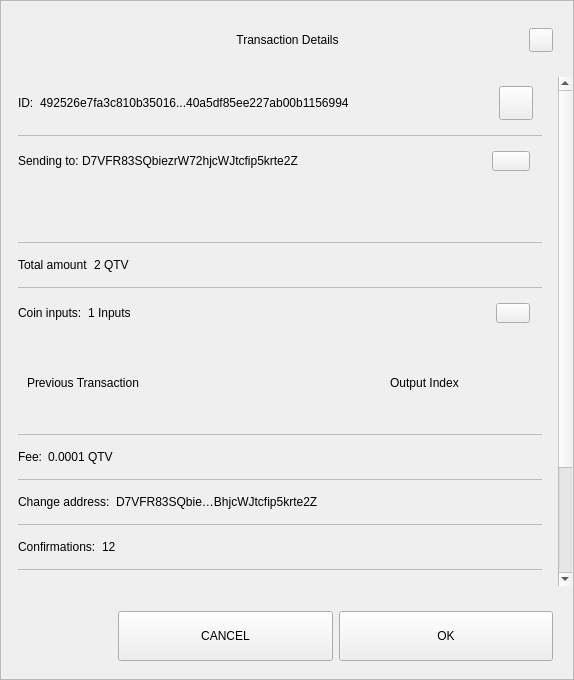
<?xml version="1.0" encoding="UTF-8"?>
<ui version="4.0">
 <class>TxDetailDialog</class>
 <widget class="QWidget" name="TxDetailDialog">
  <property name="geometry">
   <rect>
    <x>0</x>
    <y>0</y>
    <width>574</width>
    <height>680</height>
   </rect>
  </property>
  <property name="sizePolicy">
   <sizepolicy hsizetype="Preferred" vsizetype="Expanding">
    <horstretch>0</horstretch>
    <verstretch>0</verstretch>
   </sizepolicy>
  </property>
  <property name="minimumSize">
   <size>
    <width>574</width>
    <height>500</height>
   </size>
  </property>
  <property name="windowTitle">
   <string>Form</string>
  </property>
  <property name="styleSheet">
   <string notr="true"/>
  </property>
  <layout class="QVBoxLayout" name="verticalLayout_3">
   <property name="spacing">
    <number>0</number>
   </property>
   <property name="leftMargin">
    <number>0</number>
   </property>
   <property name="topMargin">
    <number>0</number>
   </property>
   <property name="rightMargin">
    <number>0</number>
   </property>
   <property name="bottomMargin">
    <number>0</number>
   </property>
   <item>
    <widget class="QFrame" name="frame">
     <property name="sizePolicy">
      <sizepolicy hsizetype="Preferred" vsizetype="Expanding">
       <horstretch>0</horstretch>
       <verstretch>0</verstretch>
      </sizepolicy>
     </property>
     <property name="styleSheet">
      <string notr="true"/>
     </property>
     <property name="frameShape">
      <enum>QFrame::StyledPanel</enum>
     </property>
     <property name="frameShadow">
      <enum>QFrame::Raised</enum>
     </property>
     <layout class="QVBoxLayout" name="verticalLayout">
      <property name="leftMargin">
       <number>0</number>
      </property>
      <property name="rightMargin">
       <number>0</number>
      </property>
      <item>
       <layout class="QHBoxLayout" name="horizontalLayout_3">
        <property name="spacing">
         <number>0</number>
        </property>
        <property name="leftMargin">
         <number>20</number>
        </property>
        <property name="topMargin">
         <number>10</number>
        </property>
        <property name="rightMargin">
         <number>20</number>
        </property>
        <item>
         <spacer name="horizontalSpacer_1">
          <property name="orientation">
           <enum>Qt::Horizontal</enum>
          </property>
          <property name="sizeHint" stdset="0">
           <size>
            <width>40</width>
            <height>20</height>
           </size>
          </property>
         </spacer>
        </item>
        <item>
         <widget class="QLabel" name="labelTitle">
          <property name="minimumSize">
           <size>
            <width>0</width>
            <height>40</height>
           </size>
          </property>
          <property name="maximumSize">
           <size>
            <width>16777215</width>
            <height>40</height>
           </size>
          </property>
          <property name="styleSheet">
           <string notr="true">padding-left:24px;</string>
          </property>
          <property name="text">
           <string>Transaction Details</string>
          </property>
          <property name="alignment">
           <set>Qt::AlignCenter</set>
          </property>
          <property name="margin">
           <number>7</number>
          </property>
         </widget>
        </item>
        <item>
         <spacer name="horizontalSpacer_2">
          <property name="orientation">
           <enum>Qt::Horizontal</enum>
          </property>
          <property name="sizeHint" stdset="0">
           <size>
            <width>40</width>
            <height>20</height>
           </size>
          </property>
         </spacer>
        </item>
        <item>
         <widget class="QPushButton" name="btnEsc">
          <property name="minimumSize">
           <size>
            <width>24</width>
            <height>24</height>
           </size>
          </property>
          <property name="maximumSize">
           <size>
            <width>24</width>
            <height>24</height>
           </size>
          </property>
          <property name="focusPolicy">
           <enum>Qt::NoFocus</enum>
          </property>
          <property name="text">
           <string/>
          </property>
         </widget>
        </item>
       </layout>
      </item>
      <item>
       <spacer name="verticalSpacer">
        <property name="orientation">
         <enum>Qt::Vertical</enum>
        </property>
        <property name="sizeType">
         <enum>QSizePolicy::Fixed</enum>
        </property>
        <property name="sizeHint" stdset="0">
         <size>
          <width>20</width>
          <height>10</height>
         </size>
        </property>
       </spacer>
      </item>
      <item>
       <widget class="QWidget" name="layoutScroll" native="true">
        <property name="minimumSize">
         <size>
          <width>0</width>
          <height>0</height>
         </size>
        </property>
        <layout class="QVBoxLayout" name="verticalLayout_4">
         <property name="leftMargin">
          <number>0</number>
         </property>
         <property name="topMargin">
          <number>0</number>
         </property>
         <property name="rightMargin">
          <number>0</number>
         </property>
         <item>
          <widget class="QScrollArea" name="scrollArea">
           <property name="styleSheet">
            <string notr="true">#scrollArea {
background:transparent;
}</string>
           </property>
           <property name="horizontalScrollBarPolicy">
            <enum>Qt::ScrollBarAlwaysOff</enum>
           </property>
           <property name="sizeAdjustPolicy">
            <enum>QAbstractScrollArea::AdjustIgnored</enum>
           </property>
           <property name="widgetResizable">
            <bool>true</bool>
           </property>
           <property name="alignment">
            <set>Qt::AlignLeading|Qt::AlignLeft|Qt::AlignTop</set>
           </property>
           <widget class="QWidget" name="scrollAreaWidgetContents">
            <property name="geometry">
             <rect>
              <x>0</x>
              <y>0</y>
              <width>556</width>
              <height>672</height>
             </rect>
            </property>
            <property name="autoFillBackground">
             <bool>false</bool>
            </property>
            <property name="styleSheet">
             <string notr="true">#scrollAreaWidgetContents {
background:transparent;
}</string>
            </property>
            <layout class="QVBoxLayout" name="verticalLayout_7">
             <property name="spacing">
              <number>0</number>
             </property>
             <property name="sizeConstraint">
              <enum>QLayout::SetDefaultConstraint</enum>
             </property>
             <property name="leftMargin">
              <number>0</number>
             </property>
             <property name="topMargin">
              <number>0</number>
             </property>
             <property name="rightMargin">
              <number>0</number>
             </property>
             <property name="bottomMargin">
              <number>0</number>
             </property>
             <item>
              <widget class="QWidget" name="content" native="true">
               <layout class="QVBoxLayout" name="verticalLayout_2">
                <property name="leftMargin">
                 <number>16</number>
                </property>
                <property name="topMargin">
                 <number>0</number>
                </property>
                <property name="rightMargin">
                 <number>16</number>
                </property>
                <item>
                 <widget class="QWidget" name="contentID" native="true">
                  <layout class="QHBoxLayout" name="horizontalLayout_12" stretch="0,1,0">
                   <property name="leftMargin">
                    <number>0</number>
                   </property>
                   <item>
                    <widget class="QLabel" name="labelId">
                     <property name="maximumSize">
                      <size>
                       <width>16777215</width>
                       <height>16777215</height>
                      </size>
                     </property>
                     <property name="text">
                      <string>ID:</string>
                     </property>
                    </widget>
                   </item>
                   <item>
                    <widget class="QLabel" name="textId">
                     <property name="text">
                      <string>492526e7fa3c810b35016...40a5df85ee227ab00b1156994</string>
                     </property>
                    </widget>
                   </item>
                   <item>
                    <widget class="QPushButton" name="pushCopy">
                     <property name="minimumSize">
                      <size>
                       <width>34</width>
                       <height>34</height>
                      </size>
                     </property>
                     <property name="maximumSize">
                      <size>
                       <width>34</width>
                       <height>34</height>
                      </size>
                     </property>
                     <property name="focusPolicy">
                      <enum>Qt::NoFocus</enum>
                     </property>
                     <property name="text">
                      <string/>
                     </property>
                     <property name="iconSize">
                      <size>
                       <width>24</width>
                       <height>24</height>
                      </size>
                     </property>
                    </widget>
                   </item>
                  </layout>
                 </widget>
                </item>
                <item>
                 <widget class="QLabel" name="labelDivider9">
                  <property name="maximumSize">
                   <size>
                    <width>16777215</width>
                    <height>1</height>
                   </size>
                  </property>
                  <property name="styleSheet">
                   <string notr="true">background-color:#bababa;</string>
                  </property>
                  <property name="text">
                   <string/>
                  </property>
                 </widget>
                </item>
                <item>
                 <widget class="QWidget" name="contentOutputs" native="true">
                  <layout class="QHBoxLayout" name="horizontalLayout_11" stretch="0,3,0">
                   <property name="spacing">
                    <number>0</number>
                   </property>
                   <property name="leftMargin">
                    <number>0</number>
                   </property>
                   <property name="rightMargin">
                    <number>12</number>
                   </property>
                   <item>
                    <widget class="QLabel" name="labelSend">
                     <property name="maximumSize">
                      <size>
                       <width>16777215</width>
                       <height>16777215</height>
                      </size>
                     </property>
                     <property name="text">
                      <string>Sending to: </string>
                     </property>
                    </widget>
                   </item>
                   <item>
                    <widget class="QLabel" name="textSend">
                     <property name="text">
                      <string>D7VFR83SQbiezrW72hjcWJtcfip5krte2Z </string>
                     </property>
                    </widget>
                   </item>
                   <item>
                    <widget class="QPushButton" name="pushOutputs">
                     <property name="minimumSize">
                      <size>
                       <width>34</width>
                       <height>20</height>
                      </size>
                     </property>
                     <property name="maximumSize">
                      <size>
                       <width>38</width>
                       <height>20</height>
                      </size>
                     </property>
                     <property name="focusPolicy">
                      <enum>Qt::NoFocus</enum>
                     </property>
                     <property name="styleSheet">
                      <string notr="true"/>
                     </property>
                     <property name="text">
                      <string/>
                     </property>
                    </widget>
                   </item>
                  </layout>
                 </widget>
                </item>
                <item>
                 <widget class="QScrollArea" name="outputsScrollArea">
                  <property name="minimumSize">
                   <size>
                    <width>0</width>
                    <height>50</height>
                   </size>
                  </property>
                  <property name="styleSheet">
                   <string notr="true">#outputsScrollArea {
background:transparent;
}</string>
                  </property>
                  <property name="widgetResizable">
                   <bool>true</bool>
                  </property>
                  <widget class="QWidget" name="container_outputs_base">
                   <property name="geometry">
                    <rect>
                     <x>0</x>
                     <y>0</y>
                     <width>522</width>
                     <height>48</height>
                    </rect>
                   </property>
                   <property name="styleSheet">
                    <string notr="true">#container_outputs_base {
background:transparent;
}</string>
                   </property>
                  </widget>
                 </widget>
                </item>
                <item>
                 <widget class="QLabel" name="labelDivider8">
                  <property name="maximumSize">
                   <size>
                    <width>16777215</width>
                    <height>1</height>
                   </size>
                  </property>
                  <property name="styleSheet">
                   <string notr="true">background-color:#bababa;</string>
                  </property>
                  <property name="text">
                   <string/>
                  </property>
                 </widget>
                </item>
                <item>
                 <widget class="QWidget" name="contentAmount" native="true">
                  <layout class="QHBoxLayout" name="horizontalLayout_4" stretch="0,1">
                   <property name="leftMargin">
                    <number>0</number>
                   </property>
                   <item>
                    <widget class="QLabel" name="labelAmount">
                     <property name="maximumSize">
                      <size>
                       <width>16777215</width>
                       <height>16777215</height>
                      </size>
                     </property>
                     <property name="text">
                      <string>Total amount</string>
                     </property>
                    </widget>
                   </item>
                   <item>
                    <widget class="QLabel" name="textAmount">
                     <property name="text">
                      <string>2 QTV</string>
                     </property>
                    </widget>
                   </item>
                  </layout>
                 </widget>
                </item>
                <item>
                 <widget class="QLabel" name="labelDivider6">
                  <property name="maximumSize">
                   <size>
                    <width>16777215</width>
                    <height>1</height>
                   </size>
                  </property>
                  <property name="styleSheet">
                   <string notr="true">background-color:#bababa;</string>
                  </property>
                  <property name="text">
                   <string/>
                  </property>
                 </widget>
                </item>
                <item>
                 <widget class="QWidget" name="contentInputs" native="true">
                  <layout class="QHBoxLayout" name="horizontalLayout" stretch="0,2,0">
                   <property name="leftMargin">
                    <number>0</number>
                   </property>
                   <property name="rightMargin">
                    <number>12</number>
                   </property>
                   <item>
                    <widget class="QLabel" name="labelInputs">
                     <property name="sizePolicy">
                      <sizepolicy hsizetype="Minimum" vsizetype="Preferred">
                       <horstretch>0</horstretch>
                       <verstretch>0</verstretch>
                      </sizepolicy>
                     </property>
                     <property name="maximumSize">
                      <size>
                       <width>16777215</width>
                       <height>16777215</height>
                      </size>
                     </property>
                     <property name="text">
                      <string>Coin inputs:</string>
                     </property>
                    </widget>
                   </item>
                   <item>
                    <widget class="QLabel" name="textInputs">
                     <property name="text">
                      <string>1 Inputs</string>
                     </property>
                    </widget>
                   </item>
                   <item>
                    <widget class="QPushButton" name="pushInputs">
                     <property name="maximumSize">
                      <size>
                       <width>34</width>
                       <height>20</height>
                      </size>
                     </property>
                     <property name="focusPolicy">
                      <enum>Qt::NoFocus</enum>
                     </property>
                     <property name="styleSheet">
                      <string notr="true"/>
                     </property>
                     <property name="text">
                      <string/>
                     </property>
                    </widget>
                   </item>
                  </layout>
                 </widget>
                </item>
                <item>
                 <widget class="QFrame" name="gridInputs">
                  <property name="sizePolicy">
                   <sizepolicy hsizetype="Preferred" vsizetype="MinimumExpanding">
                    <horstretch>0</horstretch>
                    <verstretch>0</verstretch>
                   </sizepolicy>
                  </property>
                  <property name="minimumSize">
                   <size>
                    <width>0</width>
                    <height>90</height>
                   </size>
                  </property>
                  <layout class="QGridLayout" name="gridLayoutInput" columnstretch="5,2" rowminimumheight="0">
                   <property name="sizeConstraint">
                    <enum>QLayout::SetMaximumSize</enum>
                   </property>
                   <property name="verticalSpacing">
                    <number>0</number>
                   </property>
                   <item row="0" column="0" alignment="Qt::AlignLeft">
                    <widget class="QLabel" name="labelTitlePrevTx">
                     <property name="text">
                      <string>Previous Transaction</string>
                     </property>
                    </widget>
                   </item>
                   <item row="0" column="1" alignment="Qt::AlignLeft">
                    <widget class="QLabel" name="labelOutputIndex">
                     <property name="text">
                      <string>Output Index</string>
                     </property>
                     <property name="alignment">
                      <set>Qt::AlignCenter</set>
                     </property>
                    </widget>
                   </item>
                  </layout>
                 </widget>
                </item>
                <item>
                 <widget class="QLabel" name="labelDivider1">
                  <property name="maximumSize">
                   <size>
                    <width>16777215</width>
                    <height>1</height>
                   </size>
                  </property>
                  <property name="styleSheet">
                   <string notr="true">background-color:#bababa;</string>
                  </property>
                  <property name="text">
                   <string/>
                  </property>
                 </widget>
                </item>
                <item>
                 <widget class="QWidget" name="contentFee" native="true">
                  <layout class="QHBoxLayout" name="horizontalLayout_7" stretch="0,1">
                   <property name="leftMargin">
                    <number>0</number>
                   </property>
                   <item>
                    <widget class="QLabel" name="labelFee">
                     <property name="maximumSize">
                      <size>
                       <width>16777215</width>
                       <height>16777215</height>
                      </size>
                     </property>
                     <property name="text">
                      <string>Fee:</string>
                     </property>
                    </widget>
                   </item>
                   <item>
                    <widget class="QLabel" name="textFee">
                     <property name="text">
                      <string>0.0001 QTV</string>
                     </property>
                    </widget>
                   </item>
                  </layout>
                 </widget>
                </item>
                <item>
                 <widget class="QLabel" name="labelDivider2">
                  <property name="maximumSize">
                   <size>
                    <width>16777215</width>
                    <height>1</height>
                   </size>
                  </property>
                  <property name="styleSheet">
                   <string notr="true">background-color:#bababa;</string>
                  </property>
                  <property name="text">
                   <string/>
                  </property>
                 </widget>
                </item>
                <item>
                 <widget class="QWidget" name="contentChangeAddress" native="true">
                  <layout class="QHBoxLayout" name="horizontalLayout_6" stretch="0,1">
                   <property name="leftMargin">
                    <number>0</number>
                   </property>
                   <item>
                    <widget class="QLabel" name="labelChange">
                     <property name="maximumSize">
                      <size>
                       <width>16777215</width>
                       <height>16777215</height>
                      </size>
                     </property>
                     <property name="text">
                      <string>Change address:</string>
                     </property>
                    </widget>
                   </item>
                   <item>
                    <widget class="QLabel" name="textChange">
                     <property name="text">
                      <string>D7VFR83SQbie…BhjcWJtcfip5krte2Z </string>
                     </property>
                    </widget>
                   </item>
                  </layout>
                 </widget>
                </item>
                <item>
                 <widget class="QLabel" name="labelDivider4">
                  <property name="maximumSize">
                   <size>
                    <width>16777215</width>
                    <height>1</height>
                   </size>
                  </property>
                  <property name="styleSheet">
                   <string notr="true">background-color:#bababa;</string>
                  </property>
                  <property name="text">
                   <string/>
                  </property>
                 </widget>
                </item>
                <item>
                 <widget class="QWidget" name="contentConfirmations" native="true">
                  <layout class="QHBoxLayout" name="horizontalLayout_8" stretch="0,1">
                   <property name="leftMargin">
                    <number>0</number>
                   </property>
                   <item>
                    <widget class="QLabel" name="labelConfirmations">
                     <property name="maximumSize">
                      <size>
                       <width>16777215</width>
                       <height>16777215</height>
                      </size>
                     </property>
                     <property name="text">
                      <string>Confirmations:</string>
                     </property>
                    </widget>
                   </item>
                   <item>
                    <widget class="QLabel" name="textConfirmations">
                     <property name="text">
                      <string>12</string>
                     </property>
                    </widget>
                   </item>
                  </layout>
                 </widget>
                </item>
                <item>
                 <widget class="QLabel" name="labelDivider7">
                  <property name="maximumSize">
                   <size>
                    <width>16777215</width>
                    <height>1</height>
                   </size>
                  </property>
                  <property name="styleSheet">
                   <string notr="true">background-color:#bababa;</string>
                  </property>
                  <property name="text">
                   <string/>
                  </property>
                 </widget>
                </item>
                <item>
                 <widget class="QWidget" name="contentSize" native="true">
                  <layout class="QHBoxLayout" name="horizontalLayout_9" stretch="0,1">
                   <property name="leftMargin">
                    <number>0</number>
                   </property>
                   <item>
                    <widget class="QLabel" name="labelSize">
                     <property name="maximumSize">
                      <size>
                       <width>16777215</width>
                       <height>16777215</height>
                      </size>
                     </property>
                     <property name="text">
                      <string>Size:</string>
                     </property>
                    </widget>
                   </item>
                   <item>
                    <widget class="QLabel" name="textSize">
                     <property name="text">
                      <string>2 kB</string>
                     </property>
                    </widget>
                   </item>
                  </layout>
                 </widget>
                </item>
                <item>
                 <widget class="QLabel" name="labelDivider3">
                  <property name="maximumSize">
                   <size>
                    <width>16777215</width>
                    <height>1</height>
                   </size>
                  </property>
                  <property name="styleSheet">
                   <string notr="true">background-color:#bababa;</string>
                  </property>
                  <property name="text">
                   <string/>
                  </property>
                 </widget>
                </item>
                <item>
                 <widget class="QWidget" name="contentDate" native="true">
                  <layout class="QHBoxLayout" name="horizontalLayout_5" stretch="0,1">
                   <property name="leftMargin">
                    <number>0</number>
                   </property>
                   <item>
                    <widget class="QLabel" name="labelDate">
                     <property name="maximumSize">
                      <size>
                       <width>16777215</width>
                       <height>16777215</height>
                      </size>
                     </property>
                     <property name="text">
                      <string>Date:</string>
                     </property>
                    </widget>
                   </item>
                   <item>
                    <widget class="QLabel" name="textDate">
                     <property name="text">
                      <string>May 25, 2017</string>
                     </property>
                    </widget>
                   </item>
                  </layout>
                 </widget>
                </item>
                <item>
                 <widget class="QLabel" name="labelDivider5">
                  <property name="maximumSize">
                   <size>
                    <width>16777215</width>
                    <height>1</height>
                   </size>
                  </property>
                  <property name="styleSheet">
                   <string notr="true">background-color:#bababa;</string>
                  </property>
                  <property name="text">
                   <string/>
                  </property>
                 </widget>
                </item>
                <item>
                 <widget class="QWidget" name="contentStatus" native="true">
                  <layout class="QHBoxLayout" name="horizontalLayout_10" stretch="0,1">
                   <property name="leftMargin">
                    <number>0</number>
                   </property>
                   <item>
                    <widget class="QLabel" name="labelStatus">
                     <property name="maximumSize">
                      <size>
                       <width>16777215</width>
                       <height>16777215</height>
                      </size>
                     </property>
                     <property name="text">
                      <string>Status:</string>
                     </property>
                    </widget>
                   </item>
                   <item>
                    <widget class="QLabel" name="textStatus">
                     <property name="text">
                      <string>Spendable</string>
                     </property>
                    </widget>
                   </item>
                  </layout>
                 </widget>
                </item>
                <item>
                 <spacer name="verticalSpacer_2">
                  <property name="orientation">
                   <enum>Qt::Vertical</enum>
                  </property>
                  <property name="sizeType">
                   <enum>QSizePolicy::Expanding</enum>
                  </property>
                  <property name="sizeHint" stdset="0">
                   <size>
                    <width>20</width>
                    <height>10</height>
                   </size>
                  </property>
                 </spacer>
                </item>
                <item>
                 <widget class="QLabel" name="labelWarning">
                  <property name="text">
                   <string>TextLabel</string>
                  </property>
                  <property name="alignment">
                   <set>Qt::AlignCenter</set>
                  </property>
                 </widget>
                </item>
               </layout>
              </widget>
             </item>
            </layout>
           </widget>
          </widget>
         </item>
        </layout>
       </widget>
      </item>
      <item>
       <widget class="QWidget" name="containerButtons" native="true">
        <layout class="QHBoxLayout" name="horizontalLayout1" stretch="1,2,2">
         <property name="leftMargin">
          <number>10</number>
         </property>
         <property name="rightMargin">
          <number>20</number>
         </property>
         <item>
          <spacer name="horizontalSpacer_3">
           <property name="orientation">
            <enum>Qt::Horizontal</enum>
           </property>
           <property name="sizeHint" stdset="0">
            <size>
             <width>40</width>
             <height>20</height>
            </size>
           </property>
          </spacer>
         </item>
         <item>
          <widget class="QPushButton" name="btnCancel">
           <property name="minimumSize">
            <size>
             <width>200</width>
             <height>50</height>
            </size>
           </property>
           <property name="focusPolicy">
            <enum>Qt::NoFocus</enum>
           </property>
           <property name="text">
            <string>CANCEL</string>
           </property>
          </widget>
         </item>
         <item>
          <widget class="QPushButton" name="btnSave">
           <property name="minimumSize">
            <size>
             <width>200</width>
             <height>50</height>
            </size>
           </property>
           <property name="focusPolicy">
            <enum>Qt::NoFocus</enum>
           </property>
           <property name="text">
            <string>OK</string>
           </property>
          </widget>
         </item>
        </layout>
       </widget>
      </item>
     </layout>
    </widget>
   </item>
  </layout>
 </widget>
 <resources/>
 <connections/>
</ui>
